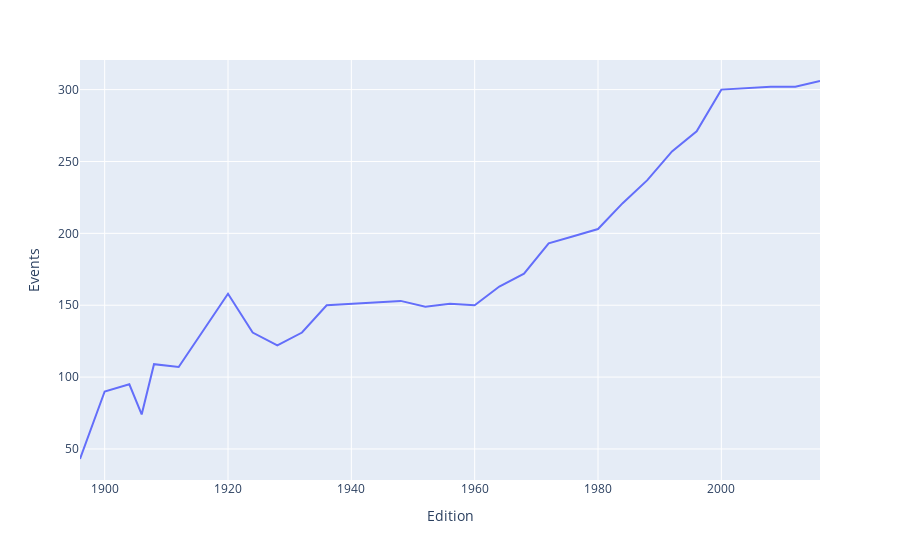

Notebook code cell kept with this figure:
### Code cell
fig = px.line(events_over_time, x = 'Edition', y = 'Events')
fig.show()

### Figure 1 — Plotly figure (JSON) as saved in the notebook; plotly's stock layout.template omitted (floating-point values rounded to 4 significant figures)
{"data": [{"hovertemplate": "Edition=%{x}<br>Events=%{y}<extra></extra>", "legendgroup": "", "line": {"color": "#636efa", "dash": "solid"}, "marker": {"symbol": "circle"}, "mode": "lines", "name": "", "orientation": "v", "showlegend": false, "type": "scatter", "x": [1896, 1900, 1904, 1906, 1908, 1912, 1920, 1924, 1928, 1932, 1936, 1948, 1952, 1956, 1960, 1964, 1968, 1972, 1976, 1980, 1984, 1988, 1992, 1996, 2000, 2004, 2008, 2012, 2016], "xaxis": "x", "y": [43, 90, 95, 74, 109, 107, 158, 131, 122, 131, 150, 153, 149, 151, 150, 163, 172, 193, 198, 203, 221, 237, 257, 271, 300, 301, 302, 302, 306], "yaxis": "y"}], "layout": {"legend": {"tracegroupgap": 0}, "margin": {"t": 60}, "xaxis": {"anchor": "y", "domain": [0, 1], "title": {"text": "Edition"}}, "yaxis": {"anchor": "x", "domain": [0, 1], "title": {"text": "Events"}}}}
